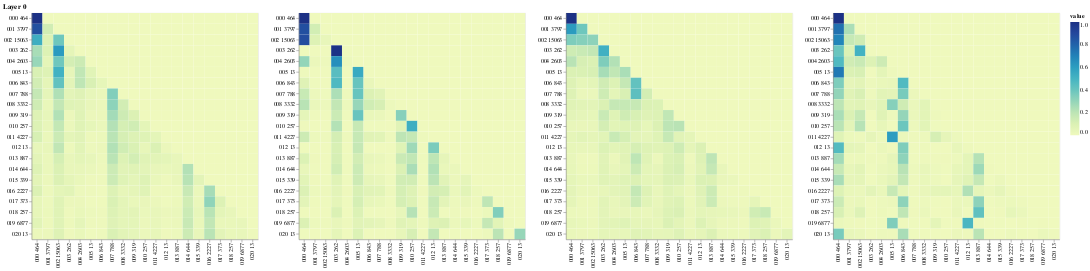

Notebook code cell kept with this figure:
### Code cell
visualize_layer(first_layer_attn, 0, 21, inputs.flatten().tolist(), inputs.flatten().tolist())

### Figure 1 — Vega-Lite specification as saved in the notebook (floating-point values rounded to 4 significant figures; data arrays with more than 128 entries replaced by an {"elided": "..."} marker saying what was removed)
{"config": {"view": {"continuousWidth": 300, "continuousHeight": 300}}, "vconcat": [{"hconcat": [{"data": {"name": "data-502951ba4181040125365fc2eae9c760"}, "mark": {"type": "rect"}, "encoding": {"color": {"field": "value", "type": "quantitative"}, "tooltip": [{"field": "row", "type": "quantitative"}, {"field": "column", "type": "quantitative"}, {"field": "value", "type": "quantitative"}, {"field": "row_token", "type": "nominal"}, {"field": "col_token", "type": "nominal"}], "x": {"axis": {"title": ""}, "field": "col_token", "type": "nominal"}, "y": {"axis": {"title": ""}, "field": "row_token", "type": "nominal"}}, "height": 400, "name": "view_13", "width": 400}, {"data": {"name": "data-f6babd59ffb70781f3637b36b86dc312"}, "mark": {"type": "rect"}, "encoding": {"color": {"field": "value", "type": "quantitative"}, "tooltip": [{"field": "row", "type": "quantitative"}, {"field": "column", "type": "quantitative"}, {"field": "value", "type": "quantitative"}, {"field": "row_token", "type": "nominal"}, {"field": "col_token", "type": "nominal"}], "x": {"axis": {"title": ""}, "field": "col_token", "type": "nominal"}, "y": {"axis": {"title": ""}, "field": "row_token", "type": "nominal"}}, "height": 400, "name": "view_14", "width": 400}, {"data": {"name": "data-4f980a419c2aef54085a2fde18cd1941"}, "mark": {"type": "rect"}, "encoding": {"color": {"field": "value", "type": "quantitative"}, "tooltip": [{"field": "row", "type": "quantitative"}, {"field": "column", "type": "quantitative"}, {"field": "value", "type": "quantitative"}, {"field": "row_token", "type": "nominal"}, {"field": "col_token", "type": "nominal"}], "x": {"axis": {"title": ""}, "field": "col_token", "type": "nominal"}, "y": {"axis": {"title": ""}, "field": "row_token", "type": "nominal"}}, "height": 400, "name": "view_15", "width": 400}, {"data": {"name": "data-823d81e93a0f99a1c1cbf107d7d3687c"}, "mark": {"type": "rect"}, "encoding": {"color": {"field": "value", "type": "quantitative"}, "tooltip": [{"field": "row", "type": "quantitative"}, {"field": "column", "type": "quantitative"}, {"field": "value", "type": "quantitative"}, {"field": "row_token", "type": "nominal"}, {"field": "col_token", "type": "nominal"}], "x": {"axis": {"title": ""}, "field": "col_token", "type": "nominal"}, "y": {"axis": {"title": ""}, "field": "row_token", "type": "nominal"}}, "height": 400, "name": "view_16", "width": 400}]}], "params": [{"name": "param_49", "select": {"type": "interval", "encodings": ["x", "y"]}, "bind": "scales", "views": ["view_13"]}, {"name": "param_51", "select": {"type": "interval", "encodings": ["x", "y"]}, "bind": "scales", "views": ["view_14"]}, {"name": "param_53", "select": {"type": "interval", "encodings": ["x", "y"]}, "bind": "scales", "views": ["view_15"]}, {"name": "param_55", "select": {"type": "interval", "encodings": ["x", "y"]}, "bind": "scales", "views": ["view_16"]}], "title": "Layer 0", "$schema": "https://vega.github.io/schema/vega-lite/v5.17.0.json", "datasets": {"data-502951ba4181040125365fc2eae9c760": {"elided": "441 records"}, "data-f6babd59ffb70781f3637b36b86dc312": {"elided": "441 records"}, "data-4f980a419c2aef54085a2fde18cd1941": {"elided": "441 records"}, "data-823d81e93a0f99a1c1cbf107d7d3687c": {"elided": "441 records"}}}
